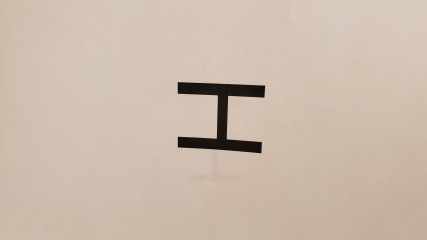
#> input picture RPi/img-tests/H-sideways-small.jpg, 427 x 240 px; its folder holds only this picture in this run
$ python -i ColorDetector.py   (imports and definitions only)
#> lines starting #> are read from the running program, lines starting #| are printed output that depends on the picture; after the words box and inside, x2 and y2 are one past the last pixel; in counts of white or black regions, pixels touching at a corner belong together
#> further down, picture is the input picture: shape (240, 427, 3); mean B, G, R 172.6, 187, 203.4
### SuperTeam/RPi/LetterDetector.py
import cv2
import numpy as np
import time
#import pytesseract

#pytesseract.pytesseract.tesseract_cmd = r'C:\Program Files\Tesseract-OCR\tesseract.exe'

def areaFilter(img, maxArea=400):
    contours, h = cv2.findContours(img, cv2.RETR_EXTERNAL, cv2.CHAIN_APPROX_SIMPLE) # Get all contours for areaFilter to calculate area via contours

    # Calculating areas of each contour
    #areas = [cv2.contourArea(c) for c in contours]
    areas = []
    for i in range(0,len(contours)):
        area = cv2.contourArea(contours[i])
        areas.append(area)

    #print(areas)

    if len(areas) > 0:
        for i in range(0, len(contours)):
            if areas[i] < maxArea:
                cv2.drawContours(img, contours, i, (0,0,0), cv2.FILLED)

    return img

# [11 lines left out: function RotateImage, not called in this run]

def cuts(img, direction, height, width, value = 0, bf=False):
    LRCUT = 15
    TBCUT = 20 # 20 for Easy 2
    modifier = 6 # Modifier for TB based on side
    otherModifier = 50 # Modifier for bottom if top, etc.
    inverseModifier = 15 # Modifier for LR
    #if direction=="left":
    if bf:
        modifier+=5
    if True:
        img[0:TBCUT+modifier, :] = value # Cut more left of the image
    else:
        img[0:TBCUT+otherModifier, :] = value

    #if direction=="right":
    if False:
        img[height-TBCUT-modifier:height, :] = value
    else:
        img[height-TBCUT-otherModifier:height, :] = value

    img[:, 0:LRCUT+inverseModifier] = value
    img[:, width-LRCUT-inverseModifier:width] = value
    return img

# Fixes angle of HSU given the image, the contour analyzed, and the index of contour
# [7 lines left out: function fixContourAngle, not called in this run]

#------------------------------------------------------------------------------------------------------

height = 0
width = 0
depth = 0
hwRatio = 1.7

# [161 lines left out: functions getLetter, processLetter, not called in this run]

### SuperTeam/RPi/ColorDetector.py
import numpy as np
import cv2
import time
from LetterDetector import *


# Using BGR Numpy filtering
def getColorVictimVectorized(img, direction="right", showFrame=True, frameCounting=False, frameCount=1):
    #return None
    '''if img == None:
        return None'''
#> called with direction = 'right', showFrame = True, frameCounting = False, frameCount = 1
    (height, width, depth) = img.shape # BGR Image
#> height = 240; width = 427; depth = 3
    #print("img Shape:", img.shape)

    blueChannel = img[:,:,0]
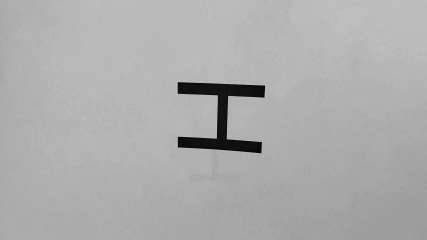
#> blueChannel: shape (240, 427); min 4, max 194, mean 172.6
    greenChannel = img[:,:,1]
    redChannel = img[:,:,2]
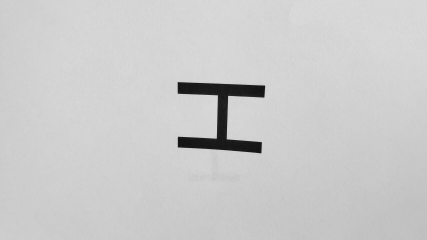
#> redChannel: shape (240, 427); min 18, max 219, mean 203.4
    #lowerBound = np.array([10, 10, 10])
    #upperBound = np.array([255, 255, 255])

    gray = cv2.cvtColor(img, cv2.COLOR_BGR2GRAY)
    gray = cuts(gray, direction, height, width, 0)
#> in cuts, `img[height-TBCUT-otherModifier:height, :] = value`:
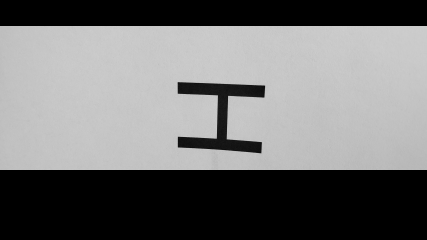
#> img: shape (240, 427); min 0, max 206, mean 113.9
#> in cuts, `img[:, width-LRCUT-inverseModifier:width] = value`:
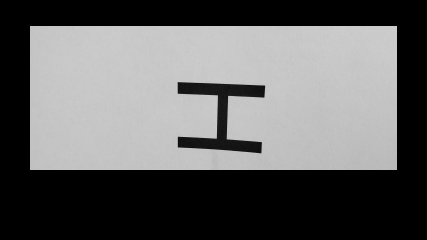
#> img: shape (240, 427); min 0, max 206, mean 97.6
    thresh = cv2.threshold(gray, 15, 255, cv2.THRESH_BINARY)[1]
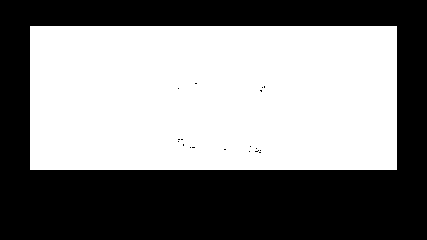
#> thresh: shape (240, 427); 51.5% white; 19 black regions (18 under 20 px), largest, box (x1, y1, x2, y2) and area: (0, 0, 427, 240) 49632
    #thresh = cv2.inRange(img, lowerBound, upperBound)

    #Don't detect black letters
    thresh[np.logical_and(np.logical_and(blueChannel < 35, greenChannel < 35), redChannel < 35)] = 0
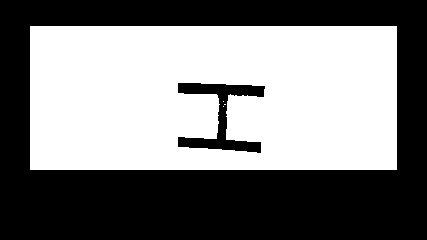
#> thresh: shape (240, 427); 49.5% white; 4 white regions (3 under 20 px), largest, box (x1, y1, x2, y2) and area: (30, 26, 397, 170) 50735

    if showFrame:
        cv2.imshow("thresh - color", thresh)

    #thresh += 20
    #print(img[height//2 + 20][width//2 + 20])
    areaFilterMin = 700 # 800 on easy 2 field
    areaFilterMax = 458483098410923840
    hwRatio = 1.75

    # Filtering for Yellow
    yellowFilter = np.zeros((height, width), dtype="uint8")
    yellowFilterBool = np.logical_and(np.logical_and((greenChannel * 0.6 > blueChannel), (redChannel * 0.6 > blueChannel)), (np.absolute(greenChannel.astype(int)-redChannel.astype(int)) < 30)) # Make sure both Red and Green are much larger than blue as well as red and gren not too far from each other
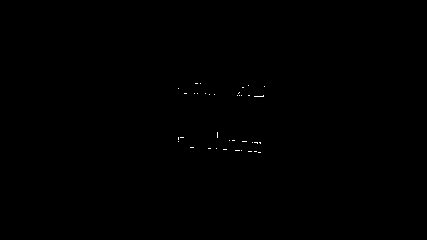
#> yellowFilterBool: shape (240, 427) bool; 0.09% white in thin lines or dots, all inside (x1, y1, x2, y2) = (178, 83, 265, 153)
    #print("Abs diff:", int(greenChannel[height//2][width//2]) - int(redChannel[height//2][width//2]))
    #yellowFilterBool = np.logical_and((greenChannel * 0.55 > blueChannel), (redChannel * 0.55 > blueChannel))
    yellowFilter[yellowFilterBool == True] = 255
    yellowFiltered = np.bitwise_and(thresh, yellowFilter)
#> yellowFiltered: shape (240, 427); 0.01% white in thin lines or dots, all inside (x1, y1, x2, y2) = (209, 94, 257, 133)
    if showFrame:
        cv2.imshow('yellowFiltered', yellowFiltered)

    # Area Filter Contours
    yellowAreaFiltered = areaFilter(yellowFiltered)
#> in areaFilter, `contours, h = cv2.findContours(img, cv2.RETR_EXTERNAL, cv2.CHAIN_APPRO..`: contours = 4 contours, all with area under 20; h = [[1, -1, -1, -1], [2, 0, -1, -1], [3, 1, -1, -1], [-1, 2, -1, -1]]
#> the loop in areaFilter, `for i in range(0,len(contours)):` made 4 passes
#> after the loop in areaFilter, `for i in range(0,len(contours)):`: areas = [0, 0, 0, 0]
#> the loop in areaFilter, `for i in range(0, len(contours)):` made 4 passes
#> after the loop in areaFilter, `for i in range(0, len(contours)):`: img: shape (240, 427); every value is 0

    # Contour Detection
    contours, h = cv2.findContours(yellowAreaFiltered, cv2.RETR_TREE, cv2.CHAIN_APPROX_SIMPLE) # Should only be one contour because of image
#> contours = []; h = None
    foundYellowVictim = False
    for i, c in enumerate(contours):
        if(cv2.contourArea(c)>areaFilterMin and cv2.contourArea(c)<areaFilterMax):
            #GETTING BOUNDING RECTANGLE
            rect = cv2.boundingRect(c)
            x,y,w,h = rect
            if hwRatio*h < w or hwRatio*w < h: # If image dimensions are unreasonable
                continue
            else:
                foundYellowVictim = True
            print("Area of ROI Contour:", cv2.contourArea(c))
            print("HW Ratio:", h/w, "WH Ratio:", w/h)
            if showFrame:
                cv2.imshow("ROI", img[y:y+h, x:x+w])
#> this loop made 0 passes

    # Victim Detection Logic
    if foundYellowVictim:
        return "Yellow"

    return None

    #cv2.waitKey()
'''
# --------------------------------------------------------------

def getColorVictim(img, showFrame=True, frameCounting=False, frameCount=1):
    (height, width, depth) = img.shape # BGR Image
    #print("img Shape:", img.shape)
    gray = cv2.cvtColor(img, cv2.COLOR_BGR2GRAY)
    thresh = cv2.threshold(gray, 70, 255, cv2.THRESH_BINARY)[1]
    cv2.imshow("thresh", thresh)
    #print("Thresh Shape:", thresh.shape)
    #print(img[height//2][width//2])
    ratios = np.zeros((height, width, 1), dtype="uint8") # B/G, B/R, G/R
    # [8 lines of commented-out code are left out]
    for i in range(height):
        for j in range(width):
            if img[i][j][2] * 0.67 > img[i][j][1]: # Red Channel * 0.67 > Blue Channel
                ratios[i][j] = 255
            else:
                ratios[i][j] = 0
    #print(filter)
    filtered = cv2.bitwise_and(thresh, ratios)
    #filtered = np.bitwise_and(thresh, filters)
    #frame.imshow('img',img)
    cv2.imshow('filtered', filtered)
'''

>>> import cv2
>>> picture = cv2.imread('../../RPi/img-tests/H-sideways-small.jpg')
>>> result = getColorVictimVectorized(picture)
